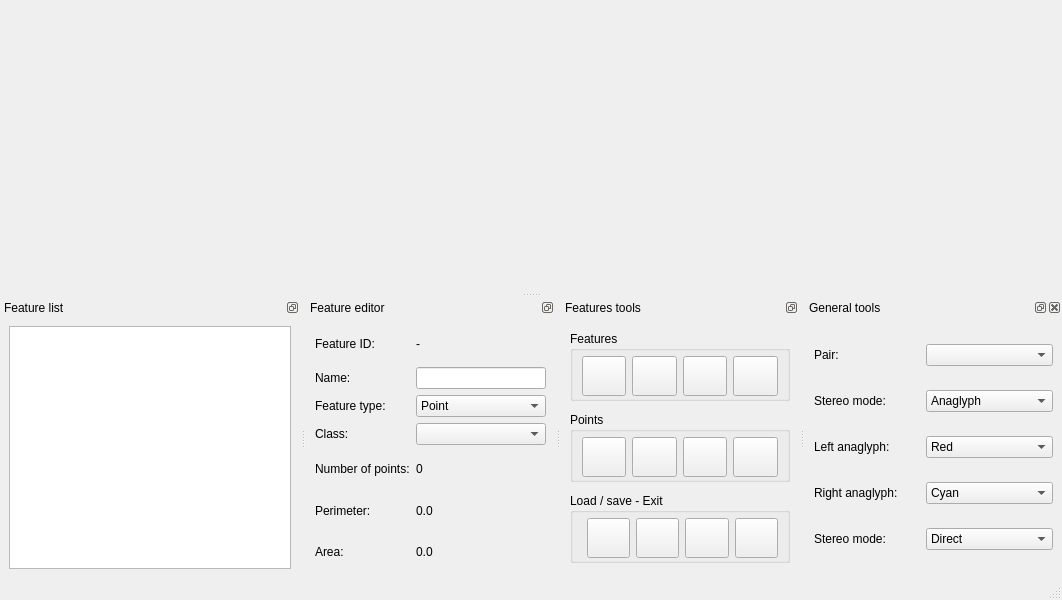
<?xml version="1.0" encoding="UTF-8"?>
<ui version="4.0">
 <class>StereoPlotterForm</class>
 <widget class="QMainWindow" name="StereoPlotterForm">
  <property name="geometry">
   <rect>
    <x>0</x>
    <y>0</y>
    <width>1062</width>
    <height>600</height>
   </rect>
  </property>
  <property name="windowTitle">
   <string>Stereoplotter</string>
  </property>
  <property name="dockNestingEnabled">
   <bool>false</bool>
  </property>
  <widget class="QWidget" name="centralwidget"/>
  <widget class="QMenuBar" name="menubar">
   <property name="geometry">
    <rect>
     <x>0</x>
     <y>0</y>
     <width>1062</width>
     <height>25</height>
    </rect>
   </property>
  </widget>
  <widget class="QStatusBar" name="statusbar"/>
  <widget class="QDockWidget" name="dockWidget">
   <property name="features">
    <set>QDockWidget::DockWidgetFloatable|QDockWidget::DockWidgetMovable</set>
   </property>
   <property name="windowTitle">
    <string>Feature list</string>
   </property>
   <attribute name="dockWidgetArea">
    <number>8</number>
   </attribute>
   <widget class="QWidget" name="dockWidgetContents_4">
    <layout class="QGridLayout" name="gridLayout_3">
     <item row="0" column="0">
      <widget class="QTreeView" name="treeView"/>
     </item>
    </layout>
   </widget>
  </widget>
  <widget class="QDockWidget" name="dockWidget_2">
   <property name="maximumSize">
    <size>
     <width>500</width>
     <height>524287</height>
    </size>
   </property>
   <property name="features">
    <set>QDockWidget::DockWidgetFloatable|QDockWidget::DockWidgetMovable</set>
   </property>
   <property name="windowTitle">
    <string>Feature editor</string>
   </property>
   <attribute name="dockWidgetArea">
    <number>8</number>
   </attribute>
   <widget class="QWidget" name="dockWidgetContents_5">
    <layout class="QGridLayout" name="gridLayout_6">
     <item row="0" column="0">
      <layout class="QGridLayout" name="gridLayout_2">
       <item row="0" column="0">
        <widget class="QLabel" name="label_11">
         <property name="text">
          <string>Feature ID:</string>
         </property>
        </widget>
       </item>
       <item row="0" column="1">
        <widget class="QLabel" name="featureIdLabel">
         <property name="text">
          <string>-</string>
         </property>
        </widget>
       </item>
       <item row="1" column="0">
        <widget class="QLabel" name="label_4">
         <property name="text">
          <string>Name:</string>
         </property>
        </widget>
       </item>
       <item row="1" column="1">
        <widget class="QLineEdit" name="nameEdit"/>
       </item>
       <item row="2" column="0">
        <widget class="QLabel" name="label_5">
         <property name="text">
          <string>Feature type:</string>
         </property>
        </widget>
       </item>
       <item row="2" column="1">
        <widget class="QComboBox" name="comboBox_3">
         <item>
          <property name="text">
           <string>Point</string>
          </property>
         </item>
         <item>
          <property name="text">
           <string>Line</string>
          </property>
         </item>
         <item>
          <property name="text">
           <string>Polygon</string>
          </property>
         </item>
        </widget>
       </item>
       <item row="3" column="0">
        <widget class="QLabel" name="label_6">
         <property name="text">
          <string>Class:</string>
         </property>
        </widget>
       </item>
       <item row="3" column="1">
        <widget class="QComboBox" name="comboBox_4"/>
       </item>
       <item row="4" column="0">
        <widget class="QLabel" name="label_12">
         <property name="text">
          <string>Number of points:</string>
         </property>
        </widget>
       </item>
       <item row="4" column="1">
        <widget class="QLabel" name="noPointsLabel">
         <property name="text">
          <string>0</string>
         </property>
        </widget>
       </item>
       <item row="5" column="0">
        <widget class="QLabel" name="label_9">
         <property name="text">
          <string>Perimeter:</string>
         </property>
        </widget>
       </item>
       <item row="5" column="1">
        <widget class="QLabel" name="perimeterLabel">
         <property name="text">
          <string>0.0</string>
         </property>
        </widget>
       </item>
       <item row="6" column="0">
        <widget class="QLabel" name="label_10">
         <property name="text">
          <string>Area:</string>
         </property>
        </widget>
       </item>
       <item row="6" column="1">
        <widget class="QLabel" name="areaLabel">
         <property name="text">
          <string>0.0</string>
         </property>
        </widget>
       </item>
      </layout>
     </item>
    </layout>
   </widget>
  </widget>
  <widget class="QDockWidget" name="dockWidget_3">
   <property name="minimumSize">
    <size>
     <width>222</width>
     <height>280</height>
    </size>
   </property>
   <property name="maximumSize">
    <size>
     <width>238</width>
     <height>524287</height>
    </size>
   </property>
   <property name="features">
    <set>QDockWidget::DockWidgetFloatable|QDockWidget::DockWidgetMovable</set>
   </property>
   <property name="windowTitle">
    <string>Features tools</string>
   </property>
   <attribute name="dockWidgetArea">
    <number>8</number>
   </attribute>
   <widget class="QWidget" name="dockWidgetContents_6">
    <layout class="QGridLayout" name="gridLayout_4">
     <item row="0" column="0">
      <widget class="QGroupBox" name="groupBox">
       <property name="maximumSize">
        <size>
         <width>16777215</width>
         <height>70</height>
        </size>
       </property>
       <property name="title">
        <string>Features</string>
       </property>
       <layout class="QGridLayout" name="gridLayout">
        <property name="topMargin">
         <number>5</number>
        </property>
        <property name="bottomMargin">
         <number>3</number>
        </property>
        <item row="0" column="0">
         <widget class="QToolButton" name="addButton">
          <property name="minimumSize">
           <size>
            <width>40</width>
            <height>40</height>
           </size>
          </property>
          <property name="maximumSize">
           <size>
            <width>16777214</width>
            <height>40</height>
           </size>
          </property>
          <property name="toolTip">
           <string>Add new feature</string>
          </property>
          <property name="text">
           <string/>
          </property>
          <property name="icon">
           <iconset resource="../resource/resource.qrc">
            <normaloff>:/icon/add.png</normaloff>:/icon/add.png</iconset>
          </property>
          <property name="iconSize">
           <size>
            <width>40</width>
            <height>40</height>
           </size>
          </property>
         </widget>
        </item>
        <item row="0" column="1">
         <widget class="QToolButton" name="removeButton">
          <property name="minimumSize">
           <size>
            <width>40</width>
            <height>40</height>
           </size>
          </property>
          <property name="maximumSize">
           <size>
            <width>16777215</width>
            <height>40</height>
           </size>
          </property>
          <property name="toolTip">
           <string>Remove feature</string>
          </property>
          <property name="text">
           <string/>
          </property>
          <property name="icon">
           <iconset resource="../resource/resource.qrc">
            <normaloff>:/icon/remove.png</normaloff>:/icon/remove.png</iconset>
          </property>
          <property name="iconSize">
           <size>
            <width>40</width>
            <height>40</height>
           </size>
          </property>
         </widget>
        </item>
        <item row="0" column="2">
         <widget class="QToolButton" name="removeAllButton">
          <property name="minimumSize">
           <size>
            <width>40</width>
            <height>40</height>
           </size>
          </property>
          <property name="maximumSize">
           <size>
            <width>16777215</width>
            <height>40</height>
           </size>
          </property>
          <property name="toolTip">
           <string>Remove all features</string>
          </property>
          <property name="text">
           <string/>
          </property>
          <property name="icon">
           <iconset resource="../resource/resource.qrc">
            <normaloff>:/icon/removeall.png</normaloff>:/icon/removeall.png</iconset>
          </property>
          <property name="iconSize">
           <size>
            <width>40</width>
            <height>40</height>
           </size>
          </property>
         </widget>
        </item>
        <item row="0" column="3">
         <widget class="QToolButton" name="endButton">
          <property name="minimumSize">
           <size>
            <width>40</width>
            <height>40</height>
           </size>
          </property>
          <property name="maximumSize">
           <size>
            <width>16777215</width>
            <height>40</height>
           </size>
          </property>
          <property name="toolTip">
           <string>End feature</string>
          </property>
          <property name="text">
           <string/>
          </property>
          <property name="icon">
           <iconset resource="../resource/resource.qrc">
            <normaloff>:/icon/featdone.png</normaloff>:/icon/featdone.png</iconset>
          </property>
          <property name="iconSize">
           <size>
            <width>40</width>
            <height>40</height>
           </size>
          </property>
         </widget>
        </item>
       </layout>
      </widget>
     </item>
     <item row="1" column="0">
      <widget class="QGroupBox" name="groupBox_2">
       <property name="maximumSize">
        <size>
         <width>16777215</width>
         <height>70</height>
        </size>
       </property>
       <property name="title">
        <string>Points</string>
       </property>
       <layout class="QGridLayout" name="gridLayout_7">
        <property name="topMargin">
         <number>5</number>
        </property>
        <property name="bottomMargin">
         <number>3</number>
        </property>
        <item row="0" column="3">
         <widget class="QToolButton" name="removePtButton">
          <property name="minimumSize">
           <size>
            <width>40</width>
            <height>40</height>
           </size>
          </property>
          <property name="maximumSize">
           <size>
            <width>16777215</width>
            <height>40</height>
           </size>
          </property>
          <property name="toolTip">
           <string>Remove point</string>
          </property>
          <property name="text">
           <string/>
          </property>
          <property name="icon">
           <iconset resource="../resource/resource.qrc">
            <normaloff>:/icon/ptremove.png</normaloff>:/icon/ptremove.png</iconset>
          </property>
          <property name="iconSize">
           <size>
            <width>40</width>
            <height>40</height>
           </size>
          </property>
         </widget>
        </item>
        <item row="0" column="1">
         <widget class="QToolButton" name="addPtButton">
          <property name="minimumSize">
           <size>
            <width>40</width>
            <height>40</height>
           </size>
          </property>
          <property name="maximumSize">
           <size>
            <width>16777215</width>
            <height>40</height>
           </size>
          </property>
          <property name="toolTip">
           <string>Insert point mode</string>
          </property>
          <property name="text">
           <string/>
          </property>
          <property name="icon">
           <iconset resource="../resource/resource.qrc">
            <normaloff>:/icon/ptadd.png</normaloff>:/icon/ptadd.png</iconset>
          </property>
          <property name="iconSize">
           <size>
            <width>40</width>
            <height>40</height>
           </size>
          </property>
          <property name="checkable">
           <bool>true</bool>
          </property>
         </widget>
        </item>
        <item row="0" column="0">
         <widget class="QToolButton" name="selButton">
          <property name="minimumSize">
           <size>
            <width>40</width>
            <height>40</height>
           </size>
          </property>
          <property name="maximumSize">
           <size>
            <width>16777215</width>
            <height>40</height>
           </size>
          </property>
          <property name="toolTip">
           <string>Select feature / point</string>
          </property>
          <property name="text">
           <string/>
          </property>
          <property name="icon">
           <iconset resource="../resource/resource.qrc">
            <normaloff>:/icon/select.png</normaloff>:/icon/select.png</iconset>
          </property>
          <property name="iconSize">
           <size>
            <width>40</width>
            <height>40</height>
           </size>
          </property>
          <property name="checkable">
           <bool>true</bool>
          </property>
         </widget>
        </item>
        <item row="0" column="2">
         <widget class="QToolButton" name="editPtButton">
          <property name="minimumSize">
           <size>
            <width>40</width>
            <height>40</height>
           </size>
          </property>
          <property name="maximumSize">
           <size>
            <width>16777215</width>
            <height>40</height>
           </size>
          </property>
          <property name="toolTip">
           <string>Edit point mode</string>
          </property>
          <property name="text">
           <string/>
          </property>
          <property name="icon">
           <iconset resource="../resource/resource.qrc">
            <normaloff>:/icon/ptedit.png</normaloff>:/icon/ptedit.png</iconset>
          </property>
          <property name="iconSize">
           <size>
            <width>40</width>
            <height>40</height>
           </size>
          </property>
          <property name="checkable">
           <bool>true</bool>
          </property>
         </widget>
        </item>
       </layout>
       <zorder>removePtButton</zorder>
       <zorder>addPtButton</zorder>
       <zorder>selButton</zorder>
       <zorder>editPtButton</zorder>
      </widget>
     </item>
     <item row="2" column="0">
      <widget class="QGroupBox" name="groupBox_3">
       <property name="maximumSize">
        <size>
         <width>16777215</width>
         <height>70</height>
        </size>
       </property>
       <property name="title">
        <string>Load / save - Exit</string>
       </property>
       <widget class="QToolButton" name="saveTxtButton">
        <property name="geometry">
         <rect>
          <x>115</x>
          <y>25</y>
          <width>44</width>
          <height>40</height>
         </rect>
        </property>
        <property name="minimumSize">
         <size>
          <width>40</width>
          <height>40</height>
         </size>
        </property>
        <property name="maximumSize">
         <size>
          <width>16777215</width>
          <height>40</height>
         </size>
        </property>
        <property name="toolTip">
         <string>Export features as text</string>
        </property>
        <property name="text">
         <string/>
        </property>
        <property name="icon">
         <iconset resource="../resource/resource.qrc">
          <normaloff>:/icon/export.png</normaloff>:/icon/export.png</iconset>
        </property>
        <property name="iconSize">
         <size>
          <width>40</width>
          <height>40</height>
         </size>
        </property>
       </widget>
       <widget class="QToolButton" name="saveButton">
        <property name="geometry">
         <rect>
          <x>66</x>
          <y>25</y>
          <width>43</width>
          <height>40</height>
         </rect>
        </property>
        <property name="minimumSize">
         <size>
          <width>40</width>
          <height>40</height>
         </size>
        </property>
        <property name="maximumSize">
         <size>
          <width>16777215</width>
          <height>40</height>
         </size>
        </property>
        <property name="toolTip">
         <string>Save features</string>
        </property>
        <property name="text">
         <string/>
        </property>
        <property name="icon">
         <iconset resource="../resource/resource.qrc">
          <normaloff>:/icon/filesave</normaloff>:/icon/filesave</iconset>
        </property>
        <property name="iconSize">
         <size>
          <width>40</width>
          <height>40</height>
         </size>
        </property>
       </widget>
       <widget class="QToolButton" name="loadButton">
        <property name="geometry">
         <rect>
          <x>17</x>
          <y>25</y>
          <width>43</width>
          <height>40</height>
         </rect>
        </property>
        <property name="minimumSize">
         <size>
          <width>40</width>
          <height>40</height>
         </size>
        </property>
        <property name="maximumSize">
         <size>
          <width>16777215</width>
          <height>40</height>
         </size>
        </property>
        <property name="toolTip">
         <string>Load features</string>
        </property>
        <property name="text">
         <string/>
        </property>
        <property name="icon">
         <iconset resource="../resource/resource.qrc">
          <normaloff>:/icon/fileopen.png</normaloff>:/icon/fileopen.png</iconset>
        </property>
        <property name="iconSize">
         <size>
          <width>40</width>
          <height>40</height>
         </size>
        </property>
       </widget>
       <widget class="QToolButton" name="doneButton">
        <property name="geometry">
         <rect>
          <x>165</x>
          <y>25</y>
          <width>43</width>
          <height>40</height>
         </rect>
        </property>
        <property name="minimumSize">
         <size>
          <width>40</width>
          <height>40</height>
         </size>
        </property>
        <property name="maximumSize">
         <size>
          <width>16777215</width>
          <height>40</height>
         </size>
        </property>
        <property name="toolTip">
         <string>Exit Stereoplotter</string>
        </property>
        <property name="text">
         <string/>
        </property>
        <property name="icon">
         <iconset resource="../resource/resource.qrc">
          <normaloff>:/icon/done.png</normaloff>:/icon/done.png</iconset>
        </property>
        <property name="iconSize">
         <size>
          <width>40</width>
          <height>40</height>
         </size>
        </property>
       </widget>
      </widget>
     </item>
    </layout>
   </widget>
  </widget>
  <widget class="QDockWidget" name="dockWidget_4">
   <property name="windowTitle">
    <string>General tools</string>
   </property>
   <attribute name="dockWidgetArea">
    <number>8</number>
   </attribute>
   <widget class="QWidget" name="dockWidgetContents_2">
    <layout class="QGridLayout" name="gridLayout_5">
     <item row="0" column="0">
      <widget class="QLabel" name="label">
       <property name="text">
        <string>Pair:</string>
       </property>
      </widget>
     </item>
     <item row="0" column="1">
      <widget class="QComboBox" name="comboBox"/>
     </item>
     <item row="1" column="0">
      <widget class="QLabel" name="label_2">
       <property name="text">
        <string>Stereo mode:</string>
       </property>
      </widget>
     </item>
     <item row="1" column="1">
      <widget class="QComboBox" name="comboBox_2">
       <item>
        <property name="text">
         <string>Anaglyph</string>
        </property>
       </item>
       <item>
        <property name="text">
         <string>Polarized glasses</string>
        </property>
       </item>
      </widget>
     </item>
     <item row="2" column="0">
      <widget class="QLabel" name="label_3">
       <property name="text">
        <string>Left anaglyph:</string>
       </property>
      </widget>
     </item>
     <item row="2" column="1">
      <widget class="QComboBox" name="comboBox_5">
       <item>
        <property name="text">
         <string>Red</string>
        </property>
       </item>
       <item>
        <property name="text">
         <string>Green</string>
        </property>
       </item>
       <item>
        <property name="text">
         <string>Blue</string>
        </property>
       </item>
       <item>
        <property name="text">
         <string>Cyan</string>
        </property>
       </item>
       <item>
        <property name="text">
         <string>Magenta</string>
        </property>
       </item>
       <item>
        <property name="text">
         <string>Yellow</string>
        </property>
       </item>
      </widget>
     </item>
     <item row="3" column="0">
      <widget class="QLabel" name="label_7">
       <property name="text">
        <string>Right anaglyph:</string>
       </property>
      </widget>
     </item>
     <item row="3" column="1">
      <widget class="QComboBox" name="comboBox_6">
       <property name="currentIndex">
        <number>3</number>
       </property>
       <item>
        <property name="text">
         <string>Red</string>
        </property>
       </item>
       <item>
        <property name="text">
         <string>Green</string>
        </property>
       </item>
       <item>
        <property name="text">
         <string>Blue</string>
        </property>
       </item>
       <item>
        <property name="text">
         <string>Cyan</string>
        </property>
       </item>
       <item>
        <property name="text">
         <string>Magenta</string>
        </property>
       </item>
       <item>
        <property name="text">
         <string>Yellow</string>
        </property>
       </item>
      </widget>
     </item>
     <item row="4" column="0">
      <widget class="QLabel" name="label_8">
       <property name="text">
        <string>Stereo mode:</string>
       </property>
      </widget>
     </item>
     <item row="4" column="1">
      <widget class="QComboBox" name="comboBox_7">
       <item>
        <property name="text">
         <string>Direct</string>
        </property>
       </item>
       <item>
        <property name="text">
         <string>Reverse</string>
        </property>
       </item>
      </widget>
     </item>
    </layout>
   </widget>
  </widget>
 </widget>
 <resources>
  <include location="../resource/resource.qrc"/>
 </resources>
 <connections/>
</ui>
